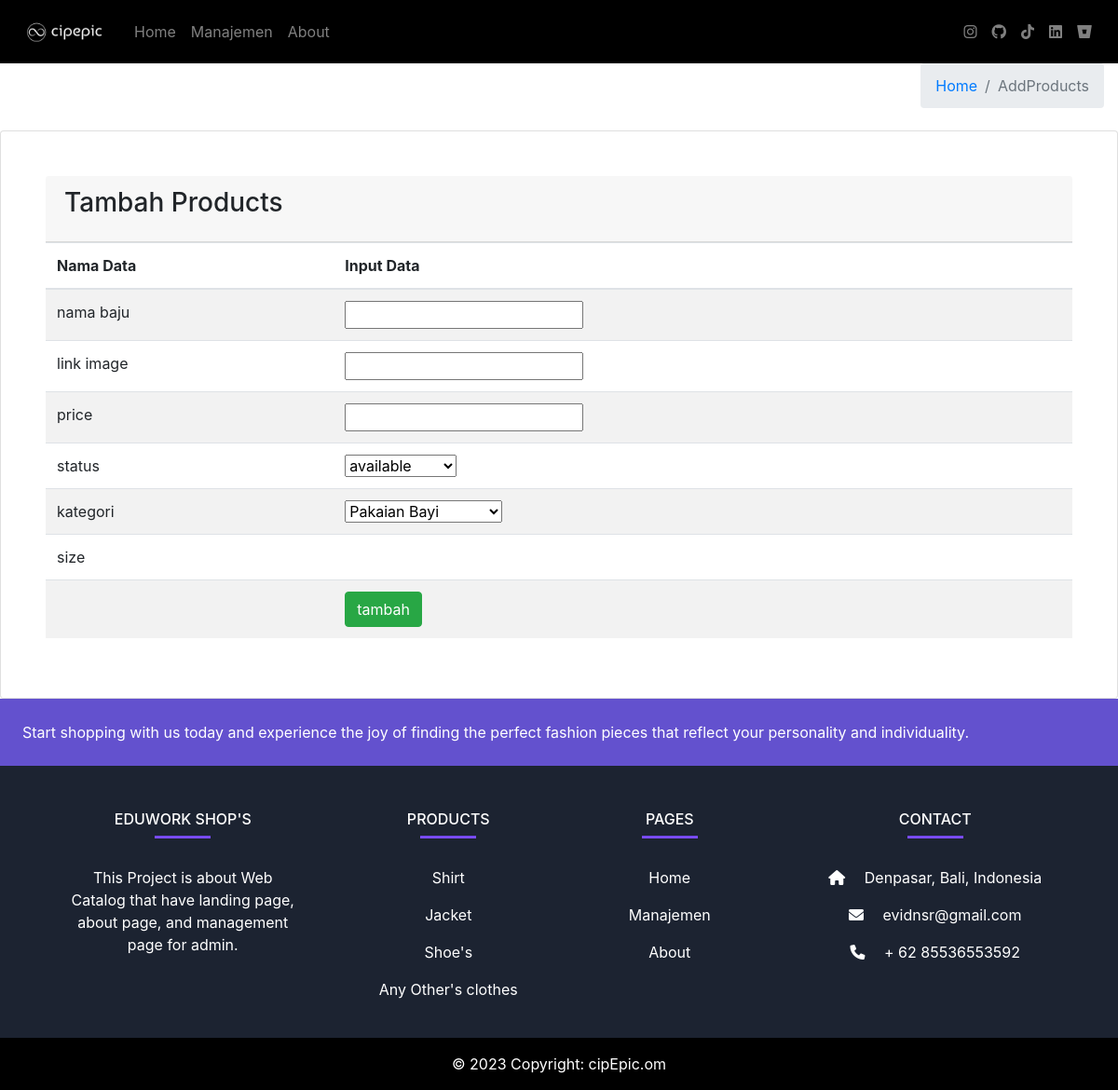
The page /tambah-jquery.php on the database as committed earlier.
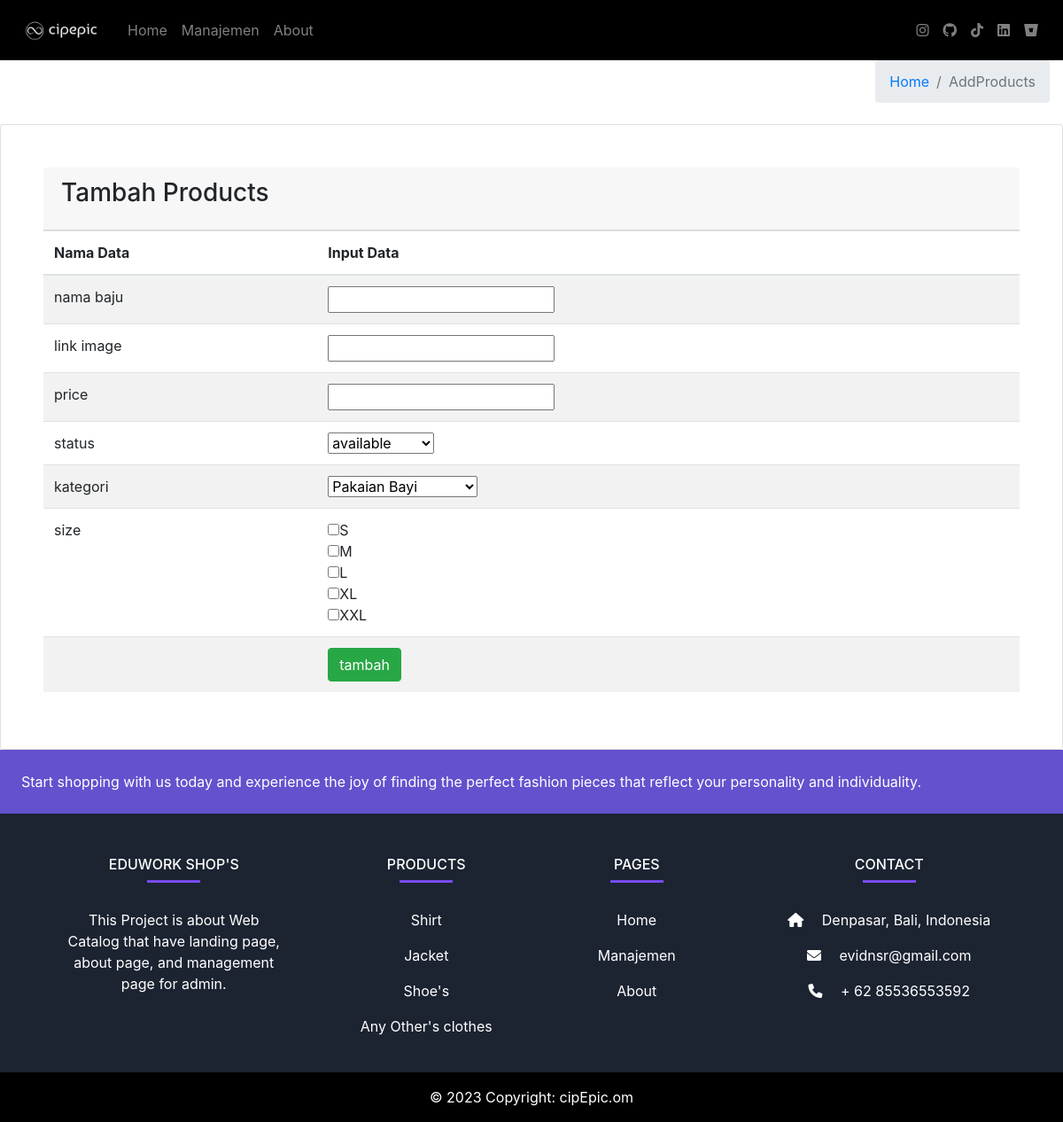
The same page on the database as committed later.
### tables this page shows
CREATE TABLE `size` (
  `size_id` int(11) NOT NULL,
  `name` varchar(50) DEFAULT NULL
);

### tambah-jquery.php (the view, shortened to what this page needs)
<!DOCTYPE html>
<html>
<head>
    <link rel="stylesheet" href="https://cdn.datatables.net/1.13.4/css/jquery.dataTables.css" />
    <link rel="stylesheet" href="https://cdnjs.cloudflare.com/ajax/libs/twitter-bootstrap/4.5.2/css/bootstrap.css">
    <link rel="stylesheet" href="https://cdn.datatables.net/1.13.4/css/dataTables.bootstrap4.min.css">
    <link rel="stylesheet" href="..\styles\global.css">
</head>
<body>
	<div class="content-wrapper">
        <section class="content-header">
                <div class="container-fluid">
                    <div class="row mb-2">
                        <div class="col-sm-6">
                        </div>
                        <div class="col-sm-6">
                            <ol class="breadcrumb float-sm-right">
                                <li class="breadcrumb-item"><a href="#">Home</a></li>
                                <li class="breadcrumb-item active">AddProducts</li>
                            </ol>
                        </div>
                    </div>
                </div>
        </section>
	<div class="row">
         <div class="col-12">
		    <div class="card p-lg-5">
                <div class="card-header">
                    <h3 class="card-title">Tambah Products</h3>
                </div>
                <form id="customerForm" action="prosestambah-jquery.php" method="post">
                    <table class="table table-striped">
                        <thead>
                            <tr>
                                <th>Nama Data</th>
                                <th>Input Data</th>
                            </tr>
                        </thead>
                        <tbody>
                            <tr>
                                <td>nama baju</td>
                                <td><input type="text" name="name" data-name="name" class="required"></td>
                            </tr>
                            <tr>
                                <td>link image</td>
                                <td><input type="text" name="Image" data-name="Image" class="required"></td>
                            </tr>
                            <tr>
                                <td>price</td>
                                <td><input type="text" name="price" data-name="price" class="required"></td>
                            </tr>
                            <tr>
                                <td>status</td>
                                <td>
                                    <select name="status" data-name="status" class="required">
                                        <option value="available">available</option>
                                    </select>
                                </td>
                            </tr>
                            <tr>
                                <td>kategori</td>
                                <td>
                                    <select name="id_category" data-name="Kategori" class="required">
                                        <?php
                                            include_once("database/connect.php");
                                            $categories = mysqli_query($conn, "SELECT * FROM categories");
                                            while ($row = mysqli_fetch_assoc($categories)) {
                                                echo '<option value="' . $row['id_category'] . '">' . $row['name'] . '</option>';
                                            }
                                        ?>
                                    </select>
                                </td>
                            </tr>
                            <tr>
                                <td>size</td>
                                <td>
                                    <?php
                                        $sizes = mysqli_query($conn, "SELECT * FROM size");
                                        while ($row = mysqli_fetch_assoc($sizes)) {
                                            echo '<input type="checkbox" name="sizes[]" value="' . $row['size_id'] . '">' . $row['name'] . '<br>';
                                        }
                                    ?>
                                </td>
                            </tr>
                            <tr>
                                <td></td>
                                <td><input type="submit" name="Submit" value="tambah" class="btn btn-success"></td>
                            </tr>
                        </tbody>
                    </table>
                </form>
            </div>
        </div>
	</div>
    </div>
</body>
</html>

Rows that differ between the two databases and show on the page:
added size: name "S"
added size: name "M"
added size: name "L"
added size: name "XL"
added size: name "XXL"
